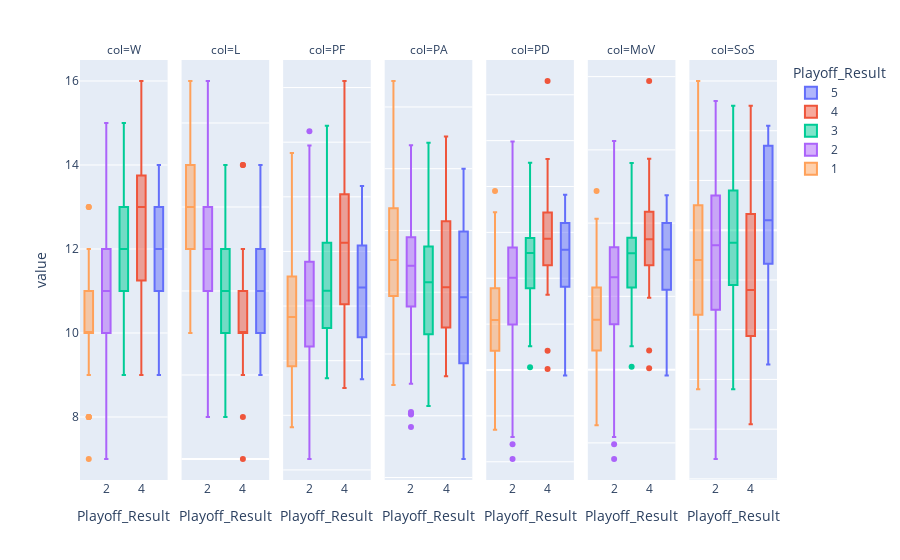

Notebook source saved alongside this figure:
### Code cell
import plotly.express as px
px.box(other.melt(id_vars=['Playoff_Result'], var_name = "col" ), x = "Playoff_Result", y='value', 
       color = 'Playoff_Result',facet_col='col').update_yaxes(matches=None)

### Figure 1 — Plotly figure (JSON) as saved in the notebook; plotly's stock layout.template omitted (floating-point values rounded to 4 significant figures)
{"data": [{"alignmentgroup": "True", "hovertemplate": "Playoff_Result=%{x}<br>col=W<br>value=%{y}<extra></extra>", "legendgroup": "5", "marker": {"color": "#636efa"}, "name": "5", "notched": false, "offsetgroup": "5", "orientation": "v", "showlegend": true, "type": "box", "x": [5, 5, 5, 5, 5, 5, 5, 5, 5, 5, 5, 5, 5, 5, 5, 5, 5, 5, 5, 5, 5, 5, 5], "x0": " ", "xaxis": "x", "y": [12, 11, 12, 14, 14, 11, 12, 10, 12, 13, 10, 9, 10, 13, 12, 12, 14, 13, 11, 12, 11, 12, 14], "y0": " ", "yaxis": "y"}, {"alignmentgroup": "True", "hovertemplate": "Playoff_Result=%{x}<br>col=L<br>value=%{y}<extra></extra>", "legendgroup": "5", "marker": {"color": "#636efa"}, "name": "5", "notched": false, "offsetgroup": "5", "orientation": "v", "showlegend": false, "type": "box", "x": [5, 5, 5, 5, 5, 5, 5, 5, 5, 5, 5, 5, 5, 5, 5, 5, 5, 5, 5, 5, 5, 5, 5], "x0": " ", "xaxis": "x2", "y": [4, 5, 4, 2, 2, 5, 4, 6, 4, 3, 6, 7, 6, 3, 4, 4, 2, 3, 5, 4, 5, 5, 3], "y0": " ", "yaxis": "y2"}, {"alignmentgroup": "True", "hovertemplate": "Playoff_Result=%{x}<br>col=PF<br>value=%{y}<extra></extra>", "legendgroup": "5", "marker": {"color": "#636efa"}, "name": "5", "notched": false, "offsetgroup": "5", "orientation": "v", "showlegend": false, "type": "box", "x": [5, 5, 5, 5, 5, 5, 5, 5, 5, 5, 5, 5, 5, 5, 5, 5, 5, 5, 5, 5, 5, 5, 5], "x0": " ", "xaxis": "x3", "y": [333, 371, 346, 348, 437, 389, 427, 373, 347, 510, 388, 394, 398, 417, 468, 355, 441, 457, 436, 451, 492, 460, 496], "y0": " ", "yaxis": "y3"}, {"alignmentgroup": "True", "hovertemplate": "Playoff_Result=%{x}<br>col=PA<br>value=%{y}<extra></extra>", "legendgroup": "5", "marker": {"color": "#636efa"}, "name": "5", "notched": false, "offsetgroup": "5", "orientation": "v", "showlegend": false, "type": "box", "x": [5, 5, 5, 5, 5, 5, 5, 5, 5, 5, 5, 5, 5, 5, 5, 5, 5, 5, 5, 5, 5, 5, 5], "x0": " ", "xaxis": "x4", "y": [165, 272, 196, 238, 260, 258, 360, 351, 223, 341, 240, 400, 344, 231, 313, 296, 250, 295, 325, 308, 355, 372, 369], "y0": " ", "yaxis": "y4"}, {"alignmentgroup": "True", "hovertemplate": "Playoff_Result=%{x}<br>col=PD<br>value=%{y}<extra></extra>", "legendgroup": "5", "marker": {"color": "#636efa"}, "name": "5", "notched": false, "offsetgroup": "5", "orientation": "v", "showlegend": false, "type": "box", "x": [5, 5, 5, 5, 5, 5, 5, 5, 5, 5, 5, 5, 5, 5, 5, 5, 5, 5, 5, 5, 5, 5, 5], "x0": " ", "xaxis": "x5", "y": [168, 99, 150, 110, 177, 131, 67, 22, 124, 169, 148, -6, 54, 186, 155, 59, 191, 162, 111, 143, 137, 88, 127], "y0": " ", "yaxis": "y5"}, {"alignmentgroup": "True", "hovertemplate": "Playoff_Result=%{x}<br>col=MoV<br>value=%{y}<extra></extra>", "legendgroup": "5", "marker": {"color": "#636efa"}, "name": "5", "notched": false, "offsetgroup": "5", "orientation": "v", "showlegend": false, "type": "box", "x": [5, 5, 5, 5, 5, 5, 5, 5, 5, 5, 5, 5, 5, 5, 5, 5, 5, 5, 5, 5, 5, 5, 5], "x0": " ", "xaxis": "x6", "y": [10.5, 6.2, 9.4, 6.9, 11.1, 8.2, 4.2, 1.4, 7.8, 10.6, 9.3, -0.4, 3.4, 11.6, 9.7, 3.7, 11.9, 10.1, 6.9, 8.9, 8.6, 5.2, 7.5], "y0": " ", "yaxis": "y6"}, {"alignmentgroup": "True", "hovertemplate": "Playoff_Result=%{x}<br>col=SoS<br>value=%{y}<extra></extra>", "legendgroup": "5", "marker": {"color": "#636efa"}, "name": "5", "notched": false, "offsetgroup": "5", "orientation": "v", "showlegend": false, "type": "box", "x": [5, 5, 5, 5, 5, 5, 5, 5, 5, 5, 5, 5, 5, 5, 5, 5, 5, 5, 5, 5, 5, 5, 5], "x0": " ", "xaxis": "x7", "y": [-2.5, -1.9, -0.6, 0.1, 1.8, -0.4, 1.7, 1.9, 2, 0.2, 1.7, 2, -0.5, 1.4, 1.3, 2.1, -2.7, -0.7, -1.8, 0.2, 0.8, 0.1, -1.2], "y0": " ", "yaxis": "y7"}, {"alignmentgroup": "True", "hovertemplate": "Playoff_Result=%{x}<br>col=W<br>value=%{y}<extra></extra>", "legendgroup": "4", "marker": {"color": "#EF553B"}, "name": "4", "notched": false, "offsetgroup": "4", "orientation": "v", "showlegend": true, "type": "box", "x": [4, 4, 4, 4, 4, 4, 4, 4, 4, 4, 4, 4, 4, 4, 4, 4, 4, 4, 4, 4, 4, 4, 4], "x0": " ", "xaxis": "x", "y": [12, 14, 11, 11, 13, 13, 13, 16, 9, 14, 12, 13, 11, 13, 12, 15, 11, 13, 13, 13, 14, 10, 14], "y0": " ", "yaxis": "y"}, {"alignmentgroup": "True", "hovertemplate": "Playoff_Result=%{x}<br>col=L<br>value=%{y}<extra></extra>", "legendgroup": "4", "marker": {"color": "#EF553B"}, "name": "4", "notched": false, "offsetgroup": "4", "orientation": "v", "showlegend": false, "type": "box", "x": [4, 4, 4, 4, 4, 4, 4, 4, 4, 4, 4, 4, 4, 4, 4, 4, 4, 4, 4, 4, 4, 4, 4], "x0": " ", "xaxis": "x2", "y": [4, 2, 5, 5, 3, 3, 3, 0, 7, 2, 4, 3, 4, 3, 4, 1, 5, 3, 3, 3, 2, 7, 3], "y0": " ", "yaxis": "y2"}, {"alignmentgroup": "True", "hovertemplate": "Playoff_Result=%{x}<br>col=PF<br>value=%{y}<extra></extra>", "legendgroup": "4", "marker": {"color": "#EF553B"}, "name": "4", "notched": false, "offsetgroup": "4", "orientation": "v", "showlegend": false, "type": "box", "x": [4, 4, 4, 4, 4, 4, 4, 4, 4, 4, 4, 4, 4, 4, 4, 4, 4, 4, 4, 4, 4, 4, 4], "x0": " ", "xaxis": "x3", "y": [328, 503, 450, 325, 386, 452, 427, 589, 427, 416, 375, 513, 397, 606, 394, 500, 540, 458, 527, 479, 473, 460, 477], "y0": " ", "yaxis": "y3"}, {"alignmentgroup": "True", "hovertemplate": "Playoff_Result=%{x}<br>col=PA<br>value=%{y}<extra></extra>", "legendgroup": "4", "marker": {"color": "#EF553B"}, "name": "4", "notched": false, "offsetgroup": "4", "orientation": "v", "showlegend": false, "type": "box", "x": [4, 4, 4, 4, 4, 4, 4, 4, 4, 4, 4, 4, 4, 4, 4, 4, 4, 4, 4, 4, 4, 4, 4], "x0": " ", "xaxis": "x4", "y": [246, 273, 304, 304, 260, 271, 255, 274, 426, 307, 232, 342, 273, 399, 254, 308, 406, 296, 384, 310, 362, 376, 344], "y0": " ", "yaxis": "y4"}, {"alignmentgroup": "True", "hovertemplate": "Playoff_Result=%{x}<br>col=PD<br>value=%{y}<extra></extra>", "legendgroup": "4", "marker": {"color": "#EF553B"}, "name": "4", "notched": false, "offsetgroup": "4", "orientation": "v", "showlegend": false, "type": "box", "x": [4, 4, 4, 4, 4, 4, 4, 4, 4, 4, 4, 4, 4, 4, 4, 4, 4, 4, 4, 4, 4, 4, 4], "x0": " ", "xaxis": "x5", "y": [82, 230, 146, 21, 126, 181, 172, 315, 1, 109, 143, 171, 124, 207, 140, 192, 134, 162, 143, 169, 111, 84, 133], "y0": " ", "yaxis": "y5"}, {"alignmentgroup": "True", "hovertemplate": "Playoff_Result=%{x}<br>col=MoV<br>value=%{y}<extra></extra>", "legendgroup": "4", "marker": {"color": "#EF553B"}, "name": "4", "notched": false, "offsetgroup": "4", "orientation": "v", "showlegend": false, "type": "box", "x": [4, 4, 4, 4, 4, 4, 4, 4, 4, 4, 4, 4, 4, 4, 4, 4, 4, 4, 4, 4, 4, 4, 4], "x0": " ", "xaxis": "x6", "y": [5.1, 14.4, 9.1, 1.3, 7.9, 11.3, 10.8, 19.7, 0.1, 6.8, 8.9, 10.7, 7.8, 12.9, 8.8, 12, 8.4, 10.1, 8.9, 10.6, 6.9, 4.9, 7.8], "y0": " ", "yaxis": "y6"}, {"alignmentgroup": "True", "hovertemplate": "Playoff_Result=%{x}<br>col=SoS<br>value=%{y}<extra></extra>", "legendgroup": "4", "marker": {"color": "#EF553B"}, "name": "4", "notched": false, "offsetgroup": "4", "orientation": "v", "showlegend": false, "type": "box", "x": [4, 4, 4, 4, 4, 4, 4, 4, 4, 4, 4, 4, 4, 4, 4, 4, 4, 4, 4, 4, 4, 4, 4], "x0": " ", "xaxis": "x7", "y": [-2.7, -1, 1.5, -2.2, -2.3, -2.2, -2.9, 0.4, -1.9, -0.9, 1.3, -1.4, 2.5, -1.6, 0.8, -3.9, 0.1, -1.2, -0.4, 0.4, -0.1, -1.9, -1.3], "y0": " ", "yaxis": "y7"}, {"alignmentgroup": "True", "hovertemplate": "Playoff_Result=%{x}<br>col=W<br>value=%{y}<extra></extra>", "legendgroup": "3", "marker": {"color": "#00cc96"}, "name": "3", "notched": false, "offsetgroup": "3", "orientation": "v", "showlegend": true, "type": "box", "x": [3, 3, 3, 3, 3, 3, 3, 3, 3, 3, 3, 3, 3, 3, 3, 3, 3, 3, 3, 3, 3, 3, 3, 3, 3, 3, 3, 3, 3, 3, 3, 3, 3, 3, 3, 3, 3, 3, 3, 3, 3, 3, 3, 3, 3, 3], "x0": " ", "xaxis": "x", "y": [12, 11, 11, 13, 12, 11, 12, 12, 11, 15, 13, 11, 12, 10, 13, 11, 9, 11, 12, 9, 11, 11, 13, 12, 12, 13, 12, 12, 12, 11, 12, 13, 11, 10, 13, 10, 13, 12, 13, 9, 13, 13, 10, 12, 13, 12], "y0": " ", "yaxis": "y"}, {"alignmentgroup": "True", "hovertemplate": "Playoff_Result=%{x}<br>col=L<br>value=%{y}<extra></extra>", "legendgroup": "3", "marker": {"color": "#00cc96"}, "name": "3", "notched": false, "offsetgroup": "3", "orientation": "v", "showlegend": false, "type": "box", "x": [3, 3, 3, 3, 3, 3, 3, 3, 3, 3, 3, 3, 3, 3, 3, 3, 3, 3, 3, 3, 3, 3, 3, 3, 3, 3, 3, 3, 3, 3, 3, 3, 3, 3, 3, 3, 3, 3, 3, 3, 3, 3, 3, 3, 3, 3], "x0": " ", "xaxis": "x2", "y": [4, 5, 5, 3, 4, 5, 4, 4, 5, 1, 3, 5, 4, 6, 3, 5, 6, 5, 4, 7, 5, 5, 3, 4, 4, 3, 4, 4, 4, 5, 4, 3, 5, 6, 3, 6, 3, 4, 3, 7, 3, 3, 7, 5, 4, 4], "y0": " ", "yaxis": "y2"}, {"alignmentgroup": "True", "hovertemplate": "Playoff_Result=%{x}<br>col=PF<br>value=%{y}<extra></extra>", "legendgroup": "3", "marker": {"color": "#00cc96"}, "name": "3", "notched": false, "offsetgroup": "3", "orientation": "v", "showlegend": false, "type": "box", "x": [3, 3, 3, 3, 3, 3, 3, 3, 3, 3, 3, 3, 3, 3, 3, 3, 3, 3, 3, 3, 3, 3, 3, 3, 3, 3, 3, 3, 3, 3, 3, 3, 3, 3, 3, 3, 3, 3, 3, 3, 3, 3, 3, 3, 3, 3], "x0": " ", "xaxis": "x3", "y": [479, 397, 343, 352, 415, 367, 374, 447, 340, 372, 395, 391, 385, 413, 435, 412, 416, 385, 470, 348, 334, 367, 380, 378, 557, 419, 406, 444, 486, 458, 465, 489, 399, 432, 382, 417, 504, 565, 376, 402, 509, 501, 427, 480, 450, 418], "y0": " ", "yaxis": "y3"}, {"alignmentgroup": "True", "hovertemplate": "Playoff_Result=%{x}<br>col=PA<br>value=%{y}<extra></extra>", "legendgroup": "3", "marker": {"color": "#00cc96"}, "name": "3", "notched": false, "offsetgroup": "3", "orientation": "v", "showlegend": false, "type": "box", "x": [3, 3, 3, 3, 3, 3, 3, 3, 3, 3, 3, 3, 3, 3, 3, 3, 3, 3, 3, 3, 3, 3, 3, 3, 3, 3, 3, 3, 3, 3, 3, 3, 3, 3, 3, 3, 3, 3, 3, 3, 3, 3, 3, 3, 3, 3], "x0": " ", "xaxis": "x4", "y": [299, 371, 208, 212, 241, 324, 287, 336, 337, 251, 258, 259, 237, 322, 291, 284, 289, 244, 312, 236, 286, 304, 229, 266, 331, 299, 272, 338, 348, 369, 315, 313, 327, 388, 252, 268, 353, 421, 313, 331, 369, 375, 365, 364, 277, 322], "y0": " ", "yaxis": "y4"}, {"alignmentgroup": "True", "hovertemplate": "Playoff_Result=%{x}<br>col=PD<br>value=%{y}<extra></extra>", "legendgroup": "3", "marker": {"color": "#00cc96"}, "name": "3", "notched": false, "offsetgroup": "3", "orientation": "v", "showlegend": false, "type": "box", "x": [3, 3, 3, 3, 3, 3, 3, 3, 3, 3, 3, 3, 3, 3, 3, 3, 3, 3, 3, 3, 3, 3, 3, 3, 3, 3, 3, 3, 3, 3, 3, 3, 3, 3, 3, 3, 3, 3, 3, 3, 3, 3, 3, 3, 3, 3], "x0": " ", "xaxis": "x5", "y": [180, 26, 135, 140, 174, 43, 87, 111, 3, 121, 137, 132, 148, 91, 144, 128, 127, 141, 158, 112, 48, 63, 151, 112, 226, 120, 134, 106, 138, 89, 150, 176, 72, 44, 130, 149, 151, 144, 63, 71, 140, 126, 62, 116, 173, 96], "y0": " ", "yaxis": "y5"}, {"alignmentgroup": "True", "hovertemplate": "Playoff_Result=%{x}<br>col=MoV<br>value=%{y}<extra></extra>", "legendgroup": "3", "marker": {"color": "#00cc96"}, "name": "3", "notched": false, "offsetgroup": "3", "orientation": "v", "showlegend": false, "type": "box", "x": [3, 3, 3, 3, 3, 3, 3, 3, 3, 3, 3, 3, 3, 3, 3, 3, 3, 3, 3, 3, 3, 3, 3, 3, 3, 3, 3, 3, 3, 3, 3, 3, 3, 3, 3, 3, 3, 3, 3, 3, 3, 3, 3, 3, 3, 3], "x0": " ", "xaxis": "x6", "y": [11.3, 1.6, 8.4, 8.8, 10.9, 2.7, 5.4, 6.9, 0.2, 7.6, 8.6, 8.3, 9.3, 5.7, 9, 8, 7.9, 8.8, 9.9, 7, 3, 3.9, 9.4, 7, 14.1, 7.5, 8.4, 6.6, 8.6, 5.6, 9.4, 11, 4.5, 2.8, 8.1, 9.3, 9.4, 9, 3.9, 4.4, 8.8, 7.9, 3.6, 6.8, 10.2, 6], "y0": " ", "yaxis": "y6"}, {"alignmentgroup": "True", "hovertemplate": "Playoff_Result=%{x}<br>col=SoS<br>value=%{y}<extra></extra>", "legendgroup": "3", "marker": {"color": "#00cc96"}, "name": "3", "notched": false, "offsetgroup": "3", "orientation": "v", "showlegend": false, "type": "box", "x": [3, 3, 3, 3, 3, 3, 3, 3, 3, 3, 3, 3, 3, 3, 3, 3, 3, 3, 3, 3, 3, 3, 3, 3, 3, 3, 3, 3, 3, 3, 3, 3, 3, 3, 3, 3, 3, 3, 3, 3, 3, 3, 3, 3, 3, 3], "x0": " ", "xaxis": "x7", "y": [-1.5, 0.3, -0.7, -1.4, -2.6, -0.9, -1, 0, -2.4, 1.4, 2.2, -3.2, 1, -1.6, 0, 0.8, -0.1, 1, -2.7, 1.6, 1.1, 2.5, -1.1, -0.9, -1.4, -1.1, 1.8, -0.7, -0.3, -1.1, -2.4, 1.3, 0.2, 0.1, 1, -2.8, 0.6, -0.1, -0.7, -1, -1.1, -0.2, 0.1, 0.6, -2.3, 0.9], "y0": " ", "yaxis": "y7"}, {"alignmentgroup": "True", "hovertemplate": "Playoff_Result=%{x}<br>col=W<br>value=%{y}<extra></extra>", "legendgroup": "2", "marker": {"color": "#ab63fa"}, "name": "2", "notched": false, "offsetgroup": "2", "orientation": "v", "showlegend": true, "type": "box", "x": [2, 2, 2, 2, 2, 2, 2, 2, 2, 2, 2, 2, 2, 2, 2, 2, 2, 2, 2, 2, 2, 2, 2, 2, 2, 2, 2, 2, 2, 2, 2, 2, 2, 2, 2, 2, 2, 2, 2, 2, 2, 2, 2, 2, 2, 2, 2, 2, 2, 2, 2, 2, 2, 2, 2, 2, 2, 2, 2, 2, 2, 2, 2, 2, 2, 2, 2, 2, 2, 2, 2, 2, 2, 2, 2, 2, 2, 2, 2, 2, 2, 2, 2, 2, 2, 2, 2, 2, 2, 2, 2, 2], "x0": " ", "xaxis": "x", "y": [13, 11, 11, 10, 12, 10, 13, 10, 10, 9, 9, 10, 13, 10, 12, 12, 8, 12, 10, 8, 14, 11, 10, 10, 14, 9, 13, 10, 13, 13, 11, 10, 12, 8, 13, 12, 13, 11, 10, 9, 14, 7, 13, 12, 15, 10, 13, 8, 12, 11, 13, 11, 12, 9, 11, 11, 12, 12, 7, 10, 10, 10, 11, 10, 12, 13, 9, 10, 13, 11, 10, 9, 12, 9, 10, 10, 11, 10, 14, 10, 12, 11, 11, 10, 13, 11, 13, 12, 12, 13, 9, 9], "y0": " ", "yaxis": "y"}, {"alignmentgroup": "True", "hovertemplate": "Playoff_Result=%{x}<br>col=L<br>value=%{y}<extra></extra>", "legendgroup": "2", "marker": {"color": "#ab63fa"}, "name": "2", "notched": false, "offsetgroup": "2", "orientation": "v", "showlegend": false, "type": "box", "x": [2, 2, 2, 2, 2, 2, 2, 2, 2, 2, 2, 2, 2, 2, 2, 2, 2, 2, 2, 2, 2, 2, 2, 2, 2, 2, 2, 2, 2, 2, 2, 2, 2, 2, 2, 2, 2, 2, 2, 2, 2, 2, 2, 2, 2, 2, 2, 2, 2, 2, 2, 2, 2, 2, 2, 2, 2, 2, 2, 2, 2, 2, 2, 2, 2, 2, 2, 2, 2, 2, 2, 2, 2, 2, 2, 2, 2, 2, 2, 2, 2, 2, 2, 2, 2, 2, 2, 2, 2, 2, 2, 2], "x0": " ", "xaxis": "x2", "y": [3, 5, 5, 6, 4, 6, 3, 6, 6, 7, 6, 5, 3, 6, 4, 4, 8, 4, 6, 8, 2, 5, 6, 6, 2, 7, 3, 6, 3, 3, 5, 6, 4, 8, 3, 4, 3, 5, 6, 7, 2, 9, 3, 4, 1, 6, 3, 8, 4, 5, 3, 5, 4, 7, 5, 5, 4, 4, 8, 6, 6, 6, 5, 6, 4, 3, 7, 5, 3, 5, 6, 7, 4, 7, 6, 6, 5, 6, 2, 6, 4, 5, 5, 6, 4, 6, 4, 5, 5, 3, 7, 8], "y0": " ", "yaxis": "y2"}, {"alignmentgroup": "True", "hovertemplate": "Playoff_Result=%{x}<br>col=PF<br>value=%{y}<extra></extra>", "legendgroup": "2", "marker": {"color": "#ab63fa"}, "name": "2", "notched": false, "offsetgroup": "2", "orientation": "v", "showlegend": false, "type": "box", "x": [2, 2, 2, 2, 2, 2, 2, 2, 2, 2, 2, 2, 2, 2, 2, 2, 2, 2, 2, 2, 2, 2, 2, 2, 2, 2, 2, 2, 2, 2, 2, 2, 2, 2, 2, 2, 2, 2, 2, 2, 2, 2, 2, 2, 2, 2, 2, 2, 2, 2, 2, 2, 2, 2, 2, 2, 2, 2, 2, 2, 2, 2, 2, 2, 2, 2, 2, 2, 2, 2, 2, 2, 2, 2, 2, 2, 2, 2, 2, 2, 2, 2, 2, 2, 2, 2, 2, 2, 2, 2, 2, 2], "x0": " ", "xaxis": "x3", "y": [346, 351, 323, 354, 390, 303, 338, 399, 367, 359, 402, 390, 484, 442, 447, 435, 405, 522, 333, 319, 439, 260, 359, 379, 492, 335, 353, 398, 450, 455, 411, 393, 427, 439, 375, 414, 454, 361, 375, 391, 518, 310, 414, 357, 560, 381, 547, 309, 416, 412, 481, 433, 366, 396, 414, 391, 482, 467, 339, 409, 423, 423, 405, 368, 389, 421, 279, 354, 406, 448, 353, 334, 428, 367, 339, 433, 405, 378, 531, 407, 482, 408, 468, 372, 511, 483, 450, 419, 467, 455, 365, 404], "y0": " ", "yaxis": "y3"}, {"alignmentgroup": "True", "hovertemplate": "Playoff_Result=%{x}<br>col=PA<br>value=%{y}<extra></extra>", "legendgroup": "2", "marker": {"color": "#ab63fa"}, "name": "2", "notched": false, "offsetgroup": "2", "orientation": "v", "showlegend": false, "type": "box", "x": [2, 2, 2, 2, 2, 2, 2, 2, 2, 2, 2, 2, 2, 2, 2, 2, 2, 2, 2, 2, 2, 2, 2, 2, 2, 2, 2, 2, 2, 2, 2, 2, 2, 2, 2, 2, 2, 2, 2, 2, 2, 2, 2, 2, 2, 2, 2, 2, 2, 2, 2, 2, 2, 2, 2, 2, 2, 2, 2, 2, 2, 2, 2, 2, 2, 2, 2, 2, 2, 2, 2, 2, 2, 2, 2, 2, 2, 2, 2, 2, 2, 2, 2, 2, 2, 2, 2, 2, 2, 2, 2, 2], "x0": " ", "xaxis": "x4", "y": [191, 245, 226, 305, 266, 265, 203, 327, 351, 336, 314, 345, 332, 307, 328, 324, 395, 351, 261, 392, 247, 202, 293, 338, 303, 341, 201, 328, 262, 325, 304, 291, 294, 347, 234, 329, 320, 250, 325, 261, 313, 407, 288, 270, 359, 278, 339, 390, 331, 245, 289, 336, 241, 348, 304, 336, 354, 352, 374, 302, 319, 277, 287, 323, 311, 306, 328, 292, 308, 326, 315, 356, 329, 348, 324, 344, 398, 385, 282, 303, 337, 419, 303, 296, 353, 289, 371, 354, 342, 286, 371, 350], "y0": " ", "yaxis": "y4"}, {"alignmentgroup": "True", "hovertemplate": "Playoff_Result=%{x}<br>col=PD<br>value=%{y}<extra></extra>", "legendgroup": "2", "marker": {"color": "#ab63fa"}, "name": "2", "notched": false, "offsetgroup": "2", "orientation": "v", "showlegend": false, "type": "box", "x": [2, 2, 2, 2, 2, 2, 2, 2, 2, 2, 2, 2, 2, 2, 2, 2, 2, 2, 2, 2, 2, 2, 2, 2, 2, 2, 2, 2, 2, 2, 2, 2, 2, 2, 2, 2, 2, 2, 2, 2, 2, 2, 2, 2, 2, 2, 2, 2, 2, 2, 2, 2, 2, 2, 2, 2, 2, 2, 2, 2, 2, 2, 2, 2, 2, 2, 2, 2, 2, 2, 2, 2, 2, 2, 2, 2, 2, 2, 2, 2, 2, 2, 2, 2, 2, 2, 2, 2, 2, 2, 2, 2], "x0": " ", "xaxis": "x5", "y": [155, 106, 97, 49, 124, 38, 135, 72, 16, 23, 88, 45, 152, 135, 119, 111, 10, 171, 72, -73, 192, 58, 66, 41, 189, -6, 152, 70, 188, 130, 107, 102, 133, 92, 141, 85, 134, 111, 50, 130, 205, -97, 126, 87, 201, 103, 208, -81, 85, 167, 192, 97, 125, 48, 110, 55, 128, 115, -35, 107, 104, 146, 118, 45, 78, 115, -49, 62, 98, 122, 38, -22, 99, 19, 15, 89, 7, -7, 249, 104, 145, -11, 165, 76, 158, 194, 79, 65, 125, 169, -6, 54], "y0": " ", "yaxis": "y5"}, {"alignmentgroup": "True", "hovertemplate": "Playoff_Result=%{x}<br>col=MoV<br>value=%{y}<extra></extra>", "legendgroup": "2", "marker": {"color": "#ab63fa"}, "name": "2", "notched": false, "offsetgroup": "2", "orientation": "v", "showlegend": false, "type": "box", "x": [2, 2, 2, 2, 2, 2, 2, 2, 2, 2, 2, 2, 2, 2, 2, 2, 2, 2, 2, 2, 2, 2, 2, 2, 2, 2, 2, 2, 2, 2, 2, 2, 2, 2, 2, 2, 2, 2, 2, 2, 2, 2, 2, 2, 2, 2, 2, 2, 2, 2, 2, 2, 2, 2, 2, 2, 2, 2, 2, 2, 2, 2, 2, 2, 2, 2, 2, 2, 2, 2, 2, 2, 2, 2, 2, 2, 2, 2, 2, 2, 2, 2, 2, 2, 2, 2, 2, 2, 2, 2, 2, 2], "x0": " ", "xaxis": "x6", "y": [9.7, 6.6, 6.1, 3.1, 7.8, 2.4, 8.4, 4.5, 1, 1.4, 5.5, 2.8, 9.5, 8.4, 7.4, 6.9, 0.6, 10.7, 4.5, -4.6, 12, 3.6, 4.1, 2.6, 11.8, -0.4, 9.5, 4.4, 11.8, 8.1, 6.7, 6.4, 8.3, 5.8, 8.8, 5.3, 8.4, 6.9, 3.1, 8.1, 12.8, -6.1, 7.9, 5.4, 12.6, 6.4, 13, -5.1, 5.3, 10.4, 12, 6.1, 7.8, 3, 6.9, 3.4, 8, 7.2, -2.2, 6.7, 6.5, 9.1, 7.4, 2.8, 4.9, 7.2, -3.1, 3.9, 6.1, 7.6, 2.4, -1.4, 6.2, 1.2, 0.9, 5.6, 0.4, -0.4, 15.6, 6.5, 9.1, -0.7, 10.3, 4.8, 9.3, 11.4, 4.6, 3.8, 7.4, 10.6, -0.4, 3.2], "y0": " ", "yaxis": "y6"}, {"alignmentgroup": "True", "hovertemplate": "Playoff_Result=%{x}<br>col=SoS<br>value=%{y}<extra></extra>", "legendgroup": "2", "marker": {"color": "#ab63fa"}, "name": "2", "notched": false, "offsetgroup": "2", "orientation": "v", "showlegend": false, "type": "box", "x": [2, 2, 2, 2, 2, 2, 2, 2, 2, 2, 2, 2, 2, 2, 2, 2, 2, 2, 2, 2, 2, 2, 2, 2, 2, 2, 2, 2, 2, 2, 2, 2, 2, 2, 2, 2, 2, 2, 2, 2, 2, 2, 2, 2, 2, 2, 2, 2, 2, 2, 2, 2, 2, 2, 2, 2, 2, 2, 2, 2, 2, 2, 2, 2, 2, 2, 2, 2, 2, 2, 2, 2, 2, 2, 2, 2, 2, 2, 2, 2, 2, 2, 2, 2, 2, 2, 2, 2, 2, 2, 2, 2], "x0": " ", "xaxis": "x7", "y": [-1.3, -3.6, 1, -2.2, -1.1, 0.8, -0.5, -0.9, -0.4, 1.7, -0.4, -0.1, -1.2, -0.3, -1.6, -0.5, -2.3, 0.7, 2.1, -1.4, -1.2, -2.2, 1.9, 0.6, -1.6, -3.2, -0.2, -1, 0.3, 1.3, 0.1, -4.6, 0.1, -0.8, 0.1, 0.3, -1.7, 0.2, -3.4, -0.7, 2.6, -3.4, -1.8, 1, -1.2, -1.9, -1.6, -0.2, -1.8, 1.8, -1.9, 1.2, 1.4, -0.3, 1.9, 0.6, 1.6, -1.8, -0.9, -2.1, 2.2, 2.2, 1.6, 2.5, 0.7, -0.2, 0.4, -1.7, -1.1, 1.5, 1.9, -2.1, -0.2, 0.5, 0.2, -2.2, 2.3, 1, 0.1, -1.1, 0.5, -1.9, -2, 0.7, -0.7, -1.6, -0.2, -0.4, -0.8, 0.4, 0, -1.4], "y0": " ", "yaxis": "y7"}, {"alignmentgroup": "True", "hovertemplate": "Playoff_Result=%{x}<br>col=W<br>value=%{y}<extra></extra>", "legendgroup": "1", "marker": {"color": "#FFA15A"}, "name": "1", "notched": false, "offsetgroup": "1", "orientation": "v", "showlegend": true, "type": "box", "x": [1, 1, 1, 1, 1, 1, 1, 1, 1, 1, 1, 1, 1, 1, 1, 1, 1, 1, 1, 1, 1, 1, 1, 1, 1, 1, 1, 1, 1, 1, 1, 1, 1, 1, 1, 1, 1, 1, 1, 1, 1, 1, 1, 1, 1, 1, 1, 1, 1, 1, 1, 1, 1, 1, 1, 1, 1, 1, 1, 1, 1, 1, 1, 1, 1, 1, 1, 1, 1, 1, 1, 1, 1, 1, 1, 1, 1, 1, 1, 1, 1, 1, 1, 1, 1, 1, 1, 1, 1, 1, 1, 1, 1, 1, 1, 1, 1, 1], "x0": " ", "xaxis": "x", "y": [11, 10, 10, 10, 11, 12, 10, 9, 10, 9, 10, 12, 10, 10, 10, 10, 10, 10, 9, 12, 11, 11, 11, 12, 8, 10, 9, 9, 10, 9, 9, 10, 11, 10, 12, 11, 10, 11, 10, 11, 10, 10, 11, 10, 10, 12, 10, 9, 10, 11, 10, 10, 8, 11, 10, 11, 11, 10, 11, 11, 11, 9, 12, 9, 10, 11, 9, 12, 11, 9, 10, 11, 10, 12, 10, 11, 9, 13, 12, 10, 11, 8, 12, 7, 12, 11, 11, 9, 12, 9, 10, 10, 8, 13, 10, 9, 9, 10], "y0": " ", "yaxis": "y"}, {"alignmentgroup": "True", "hovertemplate": "Playoff_Result=%{x}<br>col=L<br>value=%{y}<extra></extra>", "legendgroup": "1", "marker": {"color": "#FFA15A"}, "name": "1", "notched": false, "offsetgroup": "1", "orientation": "v", "showlegend": false, "type": "box", "x": [1, 1, 1, 1, 1, 1, 1, 1, 1, 1, 1, 1, 1, 1, 1, 1, 1, 1, 1, 1, 1, 1, 1, 1, 1, 1, 1, 1, 1, 1, 1, 1, 1, 1, 1, 1, 1, 1, 1, 1, 1, 1, 1, 1, 1, 1, 1, 1, 1, 1, 1, 1, 1, 1, 1, 1, 1, 1, 1, 1, 1, 1, 1, 1, 1, 1, 1, 1, 1, 1, 1, 1, 1, 1, 1, 1, 1, 1, 1, 1, 1, 1, 1, 1, 1, 1, 1, 1, 1, 1, 1, 1, 1, 1, 1, 1, 1, 1], "x0": " ", "xaxis": "x2", "y": [5, 6, 6, 6, 5, 4, 6, 7, 6, 7, 6, 4, 6, 6, 6, 6, 6, 6, 7, 4, 5, 5, 5, 4, 8, 6, 7, 7, 6, 7, 7, 6, 5, 6, 4, 5, 6, 5, 6, 5, 6, 6, 5, 6, 6, 4, 6, 7, 6, 5, 6, 6, 7, 5, 6, 5, 5, 5, 5, 5, 5, 7, 4, 7, 6, 5, 7, 4, 5, 7, 6, 5, 6, 4, 6, 5, 7, 3, 4, 6, 5, 8, 4, 9, 4, 5, 6, 8, 5, 7, 7, 7, 9, 4, 7, 8, 8, 7], "y0": " ", "yaxis": "y2"}, {"alignmentgroup": "True", "hovertemplate": "Playoff_Result=%{x}<br>col=PF<br>value=%{y}<extra></extra>", "legendgroup": "1", "marker": {"color": "#FFA15A"}, "name": "1", "notched": false, "offsetgroup": "1", "orientation": "v", "showlegend": false, "type": "box", "x": [1, 1, 1, 1, 1, 1, 1, 1, 1, 1, 1, 1, 1, 1, 1, 1, 1, 1, 1, 1, 1, 1, 1, 1, 1, 1, 1, 1, 1, 1, 1, 1, 1, 1, 1, 1, 1, 1, 1, 1, 1, 1, 1, 1, 1, 1, 1, 1, 1, 1, 1, 1, 1, 1, 1, 1, 1, 1, 1, 1, 1, 1, 1, 1, 1, 1, 1, 1, 1, 1, 1, 1, 1, 1, 1, 1, 1, 1, 1, 1, 1, 1, 1, 1, 1, 1, 1, 1, 1, 1, 1, 1, 1, 1, 1, 1, 1, 1], "x0": " ", "xaxis": "x3", "y": [485, 388, 540, 429, 344, 409, 308, 324, 320, 344, 349, 398, 404, 381, 391, 289, 424, 381, 371, 446, 421, 422, 300, 361, 355, 316, 425, 331, 301, 334, 334, 393, 345, 379, 377, 391, 427, 461, 305, 429, 366, 439, 384, 435, 402, 325, 474, 344, 436, 357, 391, 379, 417, 430, 442, 430, 321, 365, 436, 310, 365, 388, 419, 339, 363, 310, 346, 416, 363, 302, 415, 478, 389, 421, 428, 402, 385, 458, 420, 314, 491, 372, 416, 335, 459, 451, 449, 444, 530, 343, 374, 462, 313, 424, 350, 397, 407, 391], "y0": " ", "yaxis": "y3"}, {"alignmentgroup": "True", "hovertemplate": "Playoff_Result=%{x}<br>col=PA<br>value=%{y}<extra></extra>", "legendgroup": "1", "marker": {"color": "#FFA15A"}, "name": "1", "notched": false, "offsetgroup": "1", "orientation": "v", "showlegend": false, "type": "box", "x": [1, 1, 1, 1, 1, 1, 1, 1, 1, 1, 1, 1, 1, 1, 1, 1, 1, 1, 1, 1, 1, 1, 1, 1, 1, 1, 1, 1, 1, 1, 1, 1, 1, 1, 1, 1, 1, 1, 1, 1, 1, 1, 1, 1, 1, 1, 1, 1, 1, 1, 1, 1, 1, 1, 1, 1, 1, 1, 1, 1, 1, 1, 1, 1, 1, 1, 1, 1, 1, 1, 1, 1, 1, 1, 1, 1, 1, 1, 1, 1, 1, 1, 1, 1, 1, 1, 1, 1, 1, 1, 1, 1, 1, 1, 1, 1, 1, 1], "x0": " ", "xaxis": "x4", "y": [369, 269, 471, 326, 290, 282, 295, 280, 279, 320, 313, 328, 327, 301, 281, 260, 380, 304, 373, 313, 350, 314, 274, 269, 362, 295, 350, 315, 297, 270, 310, 269, 317, 333, 298, 325, 285, 297, 291, 337, 326, 377, 307, 388, 350, 227, 387, 323, 388, 387, 320, 348, 428, 305, 382, 305, 282, 344, 368, 299, 302, 379, 279, 313, 380, 284, 358, 385, 327, 359, 339, 329, 287, 283, 347, 316, 354, 341, 225, 259, 439, 370, 312, 329, 371, 362, 366, 385, 358, 398, 439, 303, 358, 427, 315, 399, 401, 384], "y0": " ", "yaxis": "y4"}, {"alignmentgroup": "True", "hovertemplate": "Playoff_Result=%{x}<br>col=PD<br>value=%{y}<extra></extra>", "legendgroup": "1", "marker": {"color": "#FFA15A"}, "name": "1", "notched": false, "offsetgroup": "1", "orientation": "v", "showlegend": false, "type": "box", "x": [1, 1, 1, 1, 1, 1, 1, 1, 1, 1, 1, 1, 1, 1, 1, 1, 1, 1, 1, 1, 1, 1, 1, 1, 1, 1, 1, 1, 1, 1, 1, 1, 1, 1, 1, 1, 1, 1, 1, 1, 1, 1, 1, 1, 1, 1, 1, 1, 1, 1, 1, 1, 1, 1, 1, 1, 1, 1, 1, 1, 1, 1, 1, 1, 1, 1, 1, 1, 1, 1, 1, 1, 1, 1, 1, 1, 1, 1, 1, 1, 1, 1, 1, 1, 1, 1, 1, 1, 1, 1, 1, 1, 1, 1, 1, 1, 1, 1], "x0": " ", "xaxis": "x5", "y": [116, 119, 69, 103, 54, 127, 13, 44, 41, 24, 36, 70, 77, 80, 110, 29, 44, 77, -2, 133, 71, 108, 26, 92, -7, 21, 75, 16, 4, 64, 24, 124, 28, 46, 79, 66, 142, 164, 14, 92, 40, 62, 77, 47, 52, 98, 87, 21, 48, -30, 71, 31, -11, 125, 60, 125, 39, 21, 68, 11, 63, 9, 140, 26, -17, 26, -12, 31, 36, -57, 76, 149, 102, 138, 81, 86, 31, 117, 195, 55, 52, 2, 104, 6, 88, 89, 83, 59, 172, -55, -65, 159, -45, -3, 35, -2, 6, 7], "y0": " ", "yaxis": "y5"}, {"alignmentgroup": "True", "hovertemplate": "Playoff_Result=%{x}<br>col=MoV<br>value=%{y}<extra></extra>", "legendgroup": "1", "marker": {"color": "#FFA15A"}, "name": "1", "notched": false, "offsetgroup": "1", "orientation": "v", "showlegend": false, "type": "box", "x": [1, 1, 1, 1, 1, 1, 1, 1, 1, 1, 1, 1, 1, 1, 1, 1, 1, 1, 1, 1, 1, 1, 1, 1, 1, 1, 1, 1, 1, 1, 1, 1, 1, 1, 1, 1, 1, 1, 1, 1, 1, 1, 1, 1, 1, 1, 1, 1, 1, 1, 1, 1, 1, 1, 1, 1, 1, 1, 1, 1, 1, 1, 1, 1, 1, 1, 1, 1, 1, 1, 1, 1, 1, 1, 1, 1, 1, 1, 1, 1, 1, 1, 1, 1, 1, 1, 1, 1, 1, 1, 1, 1, 1, 1, 1, 1, 1, 1], "x0": " ", "xaxis": "x6", "y": [7.3, 7.4, 4.3, 6.4, 3.4, 7.9, 0.8, 2.8, 2.6, 1.5, 2.3, 4.4, 4.8, 5, 6.9, 1.8, 2.8, 4.8, -0.1, 8.3, 4.4, 6.8, 1.6, 5.8, -0.4, 1.3, 4.7, 1, 0.3, 4, 1.5, 7.8, 1.8, 2.9, 4.9, 4.1, 8.9, 10.3, 0.9, 5.8, 2.5, 3.9, 4.8, 2.9, 3.3, 6.1, 5.4, 1.3, 3, -1.9, 4.4, 1.9, -0.7, 7.8, 3.8, 7.8, 2.4, 1.3, 4.3, 0.7, 3.9, 0.6, 8.8, 1.6, -1.1, 1.6, -0.8, 1.9, 2.3, -3.6, 4.8, 9.3, 6.4, 8.6, 5.1, 5.4, 1.9, 7.3, 12.2, 3.4, 3.3, 0.1, 6.5, 0.4, 5.5, 5.6, 4.9, 3.5, 10.1, -3.2, -3.8, 9.4, -2.6, -0.2, 2.1, -0.1, 0.4, 0.4], "y0": " ", "yaxis": "y6"}, {"alignmentgroup": "True", "hovertemplate": "Playoff_Result=%{x}<br>col=SoS<br>value=%{y}<extra></extra>", "legendgroup": "1", "marker": {"color": "#FFA15A"}, "name": "1", "notched": false, "offsetgroup": "1", "orientation": "v", "showlegend": false, "type": "box", "x": [1, 1, 1, 1, 1, 1, 1, 1, 1, 1, 1, 1, 1, 1, 1, 1, 1, 1, 1, 1, 1, 1, 1, 1, 1, 1, 1, 1, 1, 1, 1, 1, 1, 1, 1, 1, 1, 1, 1, 1, 1, 1, 1, 1, 1, 1, 1, 1, 1, 1, 1, 1, 1, 1, 1, 1, 1, 1, 1, 1, 1, 1, 1, 1, 1, 1, 1, 1, 1, 1, 1, 1, 1, 1, 1, 1, 1, 1, 1, 1, 1, 1, 1, 1, 1, 1, 1, 1, 1, 1, 1, 1, 1, 1, 1, 1, 1, 1], "x0": " ", "xaxis": "x7", "y": [-2.2, -0.1, -1.2, 1.5, -0.7, -1.1, 0, 1.3, -1.7, -0.3, -1.1, -0.8, -0.7, 0.5, -0.6, -2.3, -2.4, 1, -2.8, 0.8, -0.6, 0.7, -2.6, -1, 0.5, 0.7, -1, 0, 0.5, -2.8, 3, -2.5, -2.3, 1.2, 1.6, -0.3, 2.3, -2.9, -0.2, 0.2, -3.2, 0.3, -2.5, -0.1, 0.3, -0.8, 0.6, -0.9, 0.4, -2.8, -2.4, 1.4, -2.4, -2.5, -1.9, -1.7, -0.4, -0.6, -2, 1.3, 1.9, -2.5, 1.9, -2.4, -1.3, 0.5, -0.6, 1.3, 2.1, -0.5, -1.3, -0.2, 0.6, -2.3, -0.6, -1.5, -1.7, 0, -1.8, -1.3, -1.7, 0.1, -1.8, -1.2, 0, -2.8, 0.3, -1, -0.2, 0.8, 0.6, -0.9, 0.4, 0.1, 1.1, 2, -0.8, -1.3], "y0": " ", "yaxis": "y7"}], "layout": {"annotations": [{"font": {}, "showarrow": false, "text": "col=W", "x": 0.06286, "xanchor": "center", "xref": "paper", "y": 1, "yanchor": "bottom", "yref": "paper"}, {"font": {}, "showarrow": false, "text": "col=L", "x": 0.2086, "xanchor": "center", "xref": "paper", "y": 1, "yanchor": "bottom", "yref": "paper"}, {"font": {}, "showarrow": false, "text": "col=PF", "x": 0.3543, "xanchor": "center", "xref": "paper", "y": 1, "yanchor": "bottom", "yref": "paper"}, {"font": {}, "showarrow": false, "text": "col=PA", "x": 0.5, "xanchor": "center", "xref": "paper", "y": 1, "yanchor": "bottom", "yref": "paper"}, {"font": {}, "showarrow": false, "text": "col=PD", "x": 0.6457, "xanchor": "center", "xref": "paper", "y": 1, "yanchor": "bottom", "yref": "paper"}, {"font": {}, "showarrow": false, "text": "col=MoV", "x": 0.7914, "xanchor": "center", "xref": "paper", "y": 1, "yanchor": "bottom", "yref": "paper"}, {"font": {}, "showarrow": false, "text": "col=SoS", "x": 0.9371, "xanchor": "center", "xref": "paper", "y": 1, "yanchor": "bottom", "yref": "paper"}], "boxmode": "overlay", "legend": {"title": {"text": "Playoff_Result"}, "tracegroupgap": 0}, "margin": {"t": 60}, "xaxis": {"anchor": "y", "categoryarray": [5, 4, 3, 2, 1], "categoryorder": "array", "domain": [0, 0.1257], "title": {"text": "Playoff_Result"}}, "xaxis2": {"anchor": "y2", "categoryarray": [5, 4, 3, 2, 1], "categoryorder": "array", "domain": [0.1457, 0.2714], "matches": "x", "title": {"text": "Playoff_Result"}}, "xaxis3": {"anchor": "y3", "categoryarray": [5, 4, 3, 2, 1], "categoryorder": "array", "domain": [0.2914, 0.4171], "matches": "x", "title": {"text": "Playoff_Result"}}, "xaxis4": {"anchor": "y4", "categoryarray": [5, 4, 3, 2, 1], "categoryorder": "array", "domain": [0.4371, 0.5629], "matches": "x", "title": {"text": "Playoff_Result"}}, "xaxis5": {"anchor": "y5", "categoryarray": [5, 4, 3, 2, 1], "categoryorder": "array", "domain": [0.5829, 0.7086], "matches": "x", "title": {"text": "Playoff_Result"}}, "xaxis6": {"anchor": "y6", "categoryarray": [5, 4, 3, 2, 1], "categoryorder": "array", "domain": [0.7286, 0.8543], "matches": "x", "title": {"text": "Playoff_Result"}}, "xaxis7": {"anchor": "y7", "categoryarray": [5, 4, 3, 2, 1], "categoryorder": "array", "domain": [0.8743, 1.0], "matches": "x", "title": {"text": "Playoff_Result"}}, "yaxis": {"anchor": "x", "domain": [0, 1], "title": {"text": "value"}}, "yaxis2": {"anchor": "x2", "domain": [0, 1], "showticklabels": false}, "yaxis3": {"anchor": "x3", "domain": [0, 1], "showticklabels": false}, "yaxis4": {"anchor": "x4", "domain": [0, 1], "showticklabels": false}, "yaxis5": {"anchor": "x5", "domain": [0, 1], "showticklabels": false}, "yaxis6": {"anchor": "x6", "domain": [0, 1], "showticklabels": false}, "yaxis7": {"anchor": "x7", "domain": [0, 1], "showticklabels": false}}}
